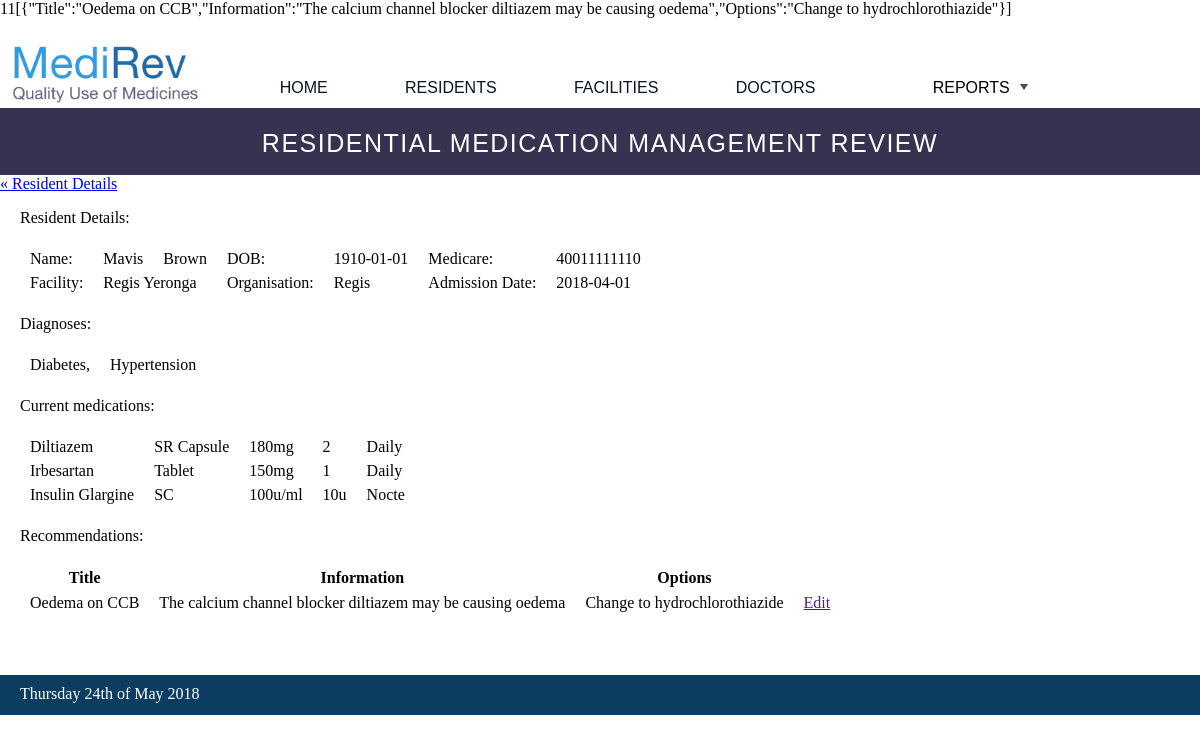
The page /review/index.php on the database its author committed.
### tables this page shows
CREATE TABLE Resident(
	ResidentID INT NOT NULL AUTO_INCREMENT,
	FirstName VARCHAR(255) NOT NULL,
	LastName VARCHAR(255) NOT NULL,
	Medicare VARCHAR(255),
	DOB DATE,
	PRIMARY KEY (ResidentID)
);

CREATE TABLE ResidentDx(
	ResidentID INT NOT NULL,
	Disease VARCHAR(255) NOT NULL,
	PRIMARY KEY (ResidentID, Disease),
	FOREIGN KEY (ResidentID) REFERENCES Resident (ResidentID) ON DELETE CASCADE,
	FOREIGN KEY (Disease) REFERENCES Diagnosis (Disease)
);

CREATE TABLE ResidentRx(
	RevID INT NOT NULL,
	MedID INT NOT NULL,
	Frequency VARCHAR(255),
	Dose VARCHAR(255),
	PRIMARY KEY (RevID, MedID),
	FOREIGN KEY (RevID) REFERENCES Review (RevID),
	FOREIGN KEY (MedID) REFERENCES Medication (MedID)
);

CREATE TABLE Medication(
	MedID INT NOT NULL AUTO_INCREMENT,
	GenericName VARCHAR(255) NOT NULL,
	Class VARCHAR(255),
	Strength VARCHAR(255),
	PRIMARY KEY (MedID)
);

CREATE TABLE Recommendation(
	Title VARCHAR(255) NOT NULL,
	RevID INT NOT NULL,
	Information TEXT,
	Options VARCHAR(255),
	PRIMARY KEY (Title, RevID),
	FOREIGN KEY (RevID) REFERENCES Review (RevID) ON DELETE CASCADE
);

### private/query_functions.php (called while the page is built, shortened)
<?php require_once('functions.php'); ?>
<?php
function get_resident_info($id) {
	global $db;
	$sql = "SELECT R.*, F.Organisation, F.Name, H.AdminDate
	 FROM Resident R, ResidentHome H, Facility F
	 WHERE R.ResidentID = $id
	  AND H.ResidentID = R.ResidentID
	  AND H.RACID = F.RACID
	  AND H.AdminDate =
		(SELECT Max(H2.AdminDate)
		 FROM ResidentHome H2
		 WHERE H2.ResidentID = R.ResidentID)";
	$result = $db->query($sql);
	$array = $result->fetch(PDO::FETCH_ASSOC);
	return $array;
}
function resident_Dx($id) {
	global $db;
	$sql = "SELECT Disease From ResidentDx
	 WHERE ResidentID = $id";
	$result = $db->query($sql);
	$array = $result->fetchALL(PDO::FETCH_ASSOC);
	return $array;
}
function resident_Rx($rev) {
	global $db;
	$sql = "SELECT Med.GenericName, COALESCE(O.Formulation, T.Formulation, I.Administration) AS Form, Med.Strength, Rx.Dose, Rx.Frequency
	FROM Review Rev1, ResidentRx Rx, Medication Med
	 LEFT JOIN Oral O ON O.MedID = Med.MedID
	 LEFT JOIN Topical T ON T.MedID = Med.MedID
	 LEFT JOIN Injectable I ON I.MedID = Med.MedID
	WHERE Rev1.RevID = $rev
	 AND Rev1.RevID = Rx.RevID
	 AND Rx.MedID = Med.MedID";
	$result = $db->query($sql);
	$array = $result->fetchALL(PDO::FETCH_ASSOC);
	return $array;
}
function get_recommendations($rev) {
	global $db;
	$sql = "SELECT Title, Information, Options
		FROM Recommendation
		WHERE RevID = $rev";
	$result = $db->query($sql);
	$array = $result->fetchALL(PDO::FETCH_ASSOC);
	return $array;
}
?>

### public/review/index.php (the view, shortened to what this page needs)
<?php
$get = explode(",", isset($_GET['id']) ? $_GET['id'] : "1,1");
$id = $get[0];
$rev = $get[1];
$res_info = get_resident_info($id);
$diagnoses = resident_Dx($id);
$medications = resident_Rx($rev);
$recommendations = get_recommendations($rev);
echo $id;
echo json_encode($recommendations);
?>
<?php $page_title = 'Residential Medication Management Review'; ?>
<?php include(SHARED_PATH . '/header.php'); ?>
<header class='review'>
	<?php echo $page_title ?>
</header>
<div id="content">
	<article id="resident">
		<a class="back-link" href="<?php echo url_to('/all_residents/resident/view.php?id='.h(u($id)));?>">&laquo; Resident Details</a>
		<section id="resident_details">
			<p>Resident Details:</p>
			<table>
			<tr>
				<td>Name:</td>
				<td><?php echo h($res_info['FirstName']); ?></td>
				<td><?php echo h($res_info['LastName']); ?></td>
				<td>DOB:</td>
				<td><?php echo h($res_info['DOB']); ?></td>
				<td>Medicare:</td>
				<td><?php echo h($res_info['Medicare']); ?></td>
			</tr>
			<tr>
				<td>Facility:</td>
				<td colspan="2"><?php echo h($res_info['Name']); ?></td>
				<td>Organisation:</td>
				<td><?php echo h($res_info['Organisation']); ?></td>
				<td>Admission Date:</td>
				<td><?php echo h($res_info['AdminDate']); ?></td>
			</tr>
		</table>
		</section>
		<section id="diagnosis">
			<p>Diagnoses:</p>
			<table>
				<?php echo disease_string($diagnoses); ?>
			</table>
		</section>
		<section id="medications">
			<p>Current medications:</p>
			<table>
				<?php echo medication_string($medications); ?>
			</table>
		</section>
		<section id="reviews">
			<p>Recommendations:</p>
			<table>
				<tr>
					<th>Title</th>
					<th>Information</th>
					<th>Options</th>
					<th>&nbsp;</th>
				</tr>
				<?php foreach($recommendations as $rec) { ?>
					<tr>
						<td><?php echo h($rec['Title']); ?></td>
						<td><?php echo h($rec['Information']); ?></td>
						<td><?php echo h($rec['Options']); ?></td>
						<td><a class="action" href="">Edit</a></td>
					</tr>
				<?php } ?>
			</table>
		</section>
	</article>
</div>
<?php include(SHARED_PATH . '/footer.php'); ?>

### private/functions.php (shortened to what this page needs)
<?php require_once('query_functions.php'); ?>
<?php
function url_to($script_path) {
	return WWW_ROOT . $script_path;
}
function h($string) {
	return htmlspecialchars($string);
}
function u($string="") {
	return urlencode($string);
}
function disease_string($diagnoses) {
	$disease_string = '';
	$n = 1;
	foreach($diagnoses as $diagnosis) {
		if ($n == sizeof($diagnoses)) {
			if ($n == 1) {
				$disease_string .= '<tr><td>'.$diagnosis['Disease'].',</td></tr>';
			} else {
				$disease_string.='<td>'.$diagnosis['Disease'].'</tr>';
			}
		} else {
			if ($n == 1) {
				$disease_string .= '<tr><td>'.$diagnosis['Disease'].',</td>';
				$n += 1;
			} elseif ($n == 8) {
				$disease_string.='<td>'.$diagnosis['Disease'].'</td></tr>';
				$n = 1;
			} else {
				$disease_string.='<td>'.$diagnosis['Disease'].',</td>';
				$n += 1;
			}
		}
	}
	return $disease_string;
}
function medication_string($medications) {
	$medication_string = '';
	foreach($medications as $medication) {
		$medication_string .= '<tr><td>'.$medication['GenericName'].'</td>';
		$medication_string .= '<td>'.$medication['Form'].'</td>';
		$medication_string .= '<td>'.$medication['Strength'].'</td>';
		$medication_string .= '<td>'.$medication['Dose'].'</td>';
		$medication_string .= '<td>'.$medication['Frequency'].'</td></tr>';
	}
	return $medication_string;
}
?>

### public/stylesheets/home.css (style rules this page uses)
* { max-width: 1300px; }
#content { min-height:500px; }
header { background: #39729B; color: #FFFFFF; height: 25px; margin: 0 0 0 0; padding: 21 15; font-family: Veranda, Arial, Helvetica, sans-serif; font-size: 25px; text-align: center; text-transform: uppercase; letter-spacing: 1.5px; }
header.review { background: #36324F; }
p { margin-left:20px; margin-right: 20px; }
body { margin: 0; min-height:100%; width: 100%; margin: 0; padding: 0; min-width: 1024px; }
table { border-collapse: collapse; margin: 20 20 20 20; }
th { padding: 4 10 4 10; }
td { padding: 3 10 3 10; }

### rows shown on the page
resident: FirstName "Mavis", LastName "Brown", DOB "1910-01-01", Medicare "40011111110"
residentdx: Disease "Diabetes"
residentdx: Disease "Hypertension"
residentrx: MedID.GenericName "Diltiazem", Form "SR Capsule", MedID.Strength "180mg", Dose "2", Frequency "Daily"
residentrx: MedID.GenericName "Irbesartan", Form "Tablet", MedID.Strength "150mg", Dose "1", Frequency "Daily"
residentrx: MedID.GenericName "Insulin Glargine", Form "SC", MedID.Strength "100u/ml", Dose "10u", Frequency "Nocte"
recommendation: Title "Oedema on CCB", Information "The calcium channel blocker diltiazem may be causing oedema", Options "Change to hydrochlorothiazide"

### other values the page prints
$id "1"
json_encode($recommendations) "[{\"Title\":\"Oedema on CCB\",\"Information\":\"The calcium channel blocker diltiazem may be causing oedema\",\"Options\":\"Change to hydrochlorothiazide\"}]"
$page_title "RESIDENTIAL MEDICATION MANAGEMENT REVIEW"
$res_info['Name'] "Regis Yeronga"
$res_info['Organisation'] "Regis"
$res_info['AdminDate'] "2018-04-01"
